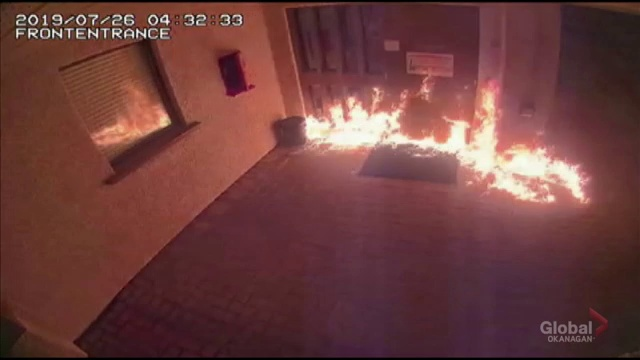
#> input picture firewatch-main/fire_frames/CONFIRMED_FIRE_frame_1353.jpg, 640 x 360 px
$ python -i Code.py   (imports and definitions only)
#> lines starting #> are read from the running program, lines starting #| are printed output that depends on the picture; after the words box and inside, x2 and y2 are one past the last pixel; in counts of white or black regions, pixels touching at a corner belong together
#> further down, picture is the input picture: shape (360, 640, 3); mean B, G, R 61.6, 62.8, 109.2
import numpy as np
import cv2
import os
import concurrent.futures

# --- Configuration & Model Setup ---
size = globals().get('size', 32)

# Detect whether the CNN and classifier models (and label encoder) are available
try:
    _ = cnn_model  # type: ignore
    _ = model  # type: ignore
    _ = continuing_model  # type: ignore
    _ = le  # type: ignore
    MODELS_AVAILABLE = True
except Exception:
    MODELS_AVAILABLE = False
    print("Note: AI model objects not found — falling back to color-only detection.")

# Configuration for N-Frame Rule
REQUIRED_CONSECUTIVE_FRAMES = 3

################################
#  IMAGE CLASSIFICATION LOGIC  #
################################

def detect_fire_by_color_frequency(image_bgr, threshold_ratio=0.0018):
    """Detects fire using STRICTER HSV color boundaries."""
#> called with threshold_ratio = 0.0018
    hsv = cv2.cvtColor(image_bgr, cv2.COLOR_BGR2HSV)
#> hsv: shape (360, 640, 3); mean H, S, V 88.7, 126.8, 109.3

    lower_fire = np.array([0, 150, 150])
    upper_fire = np.array([30, 255, 255])
    mask1 = cv2.inRange(hsv, lower_fire, upper_fire)
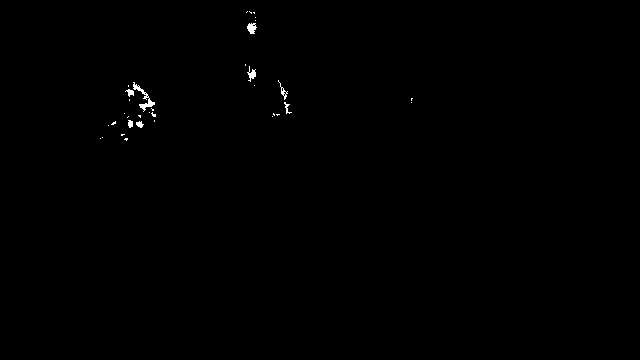
#> mask1: shape (360, 640); 0.25% white; 35 white regions (27 under 20 px), largest, box (x1, y1, x2, y2) and area: (133, 82, 155, 112) 157, (247, 23, 257, 34) 75, (247, 66, 256, 82) 64

    lower_red = np.array([160, 150, 150])
    upper_red = np.array([180, 255, 255])
    mask2 = cv2.inRange(hsv, lower_red, upper_red)
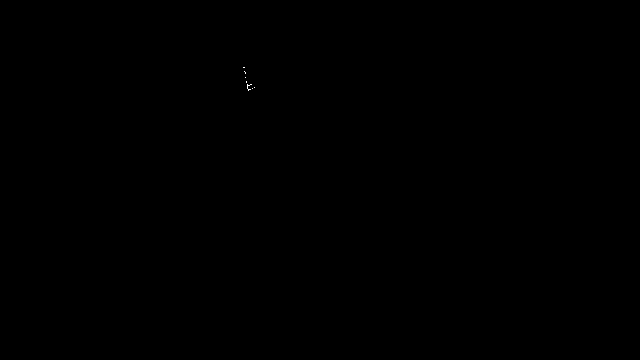
#> mask2: shape (360, 640); 0.01% white in thin lines or dots, all inside (x1, y1, x2, y2) = (243, 67, 255, 91)

    combined_mask = cv2.bitwise_or(mask1, mask2)

    total_pixels = image_bgr.shape[0] * image_bgr.shape[1]
#> total_pixels = 230400
    fire_pixels = cv2.countNonZero(combined_mask)
#> fire_pixels = 597

    return (fire_pixels / total_pixels) > threshold_ratio

def analyze_frame_for_fire(user_img):
    """
    Analyzes an in-memory frame. Returns True if fire is detected.
    """
    # 1. Run Color Analysis
    is_fire_color = detect_fire_by_color_frequency(user_img)
#> is_fire_color = True

    if not MODELS_AVAILABLE:
        return is_fire_color

    # 2. Process image for AI Models
    user_img_resized = cv2.resize(user_img, (size, size))
    user_img_rgb = cv2.cvtColor(user_img_resized, cv2.COLOR_BGR2RGB)
    user_img_norm = user_img_rgb.astype('float32') / 255.0

    # CNN prediction
    input_img = np.expand_dims(user_img_norm, axis=0)
    probs = cnn_model.predict(input_img, verbose=0)
    pred_cnn = np.argmax(probs, axis=-1)
    try:
        pred_cnn_label = le.inverse_transform(pred_cnn)[0]
    except Exception:
        pred_cnn_label = str(pred_cnn[0])

    # Classifier prediction
    features = model.predict(input_img, verbose=0)
    try:
        pred_cl = continuing_model.predict(features)
        pred_cl_label = le.inverse_transform(pred_cl)[0]
    except Exception:
        pred_cl_label = str(continuing_model.predict(features))

    is_fire_model = (
        str(pred_cnn_label).strip().lower() == 'fire' or
        str(pred_cl_label).strip().lower() == 'fire'
    )

    return bool(is_fire_model and is_fire_color)

################################
#  ASYNC VIDEO PROCESSING LOGIC #
################################

# [93 lines left out: function process_video_for_fire, not called in this run]

# ==========================================
# --- SCRIPT EXECUTION                   ---
# ==========================================
# [6 lines not run here, left out]

>>> import cv2
>>> picture = cv2.imread('fire_frames/CONFIRMED_FIRE_frame_1353.jpg')
>>> result = analyze_frame_for_fire(picture)
#> result = True
